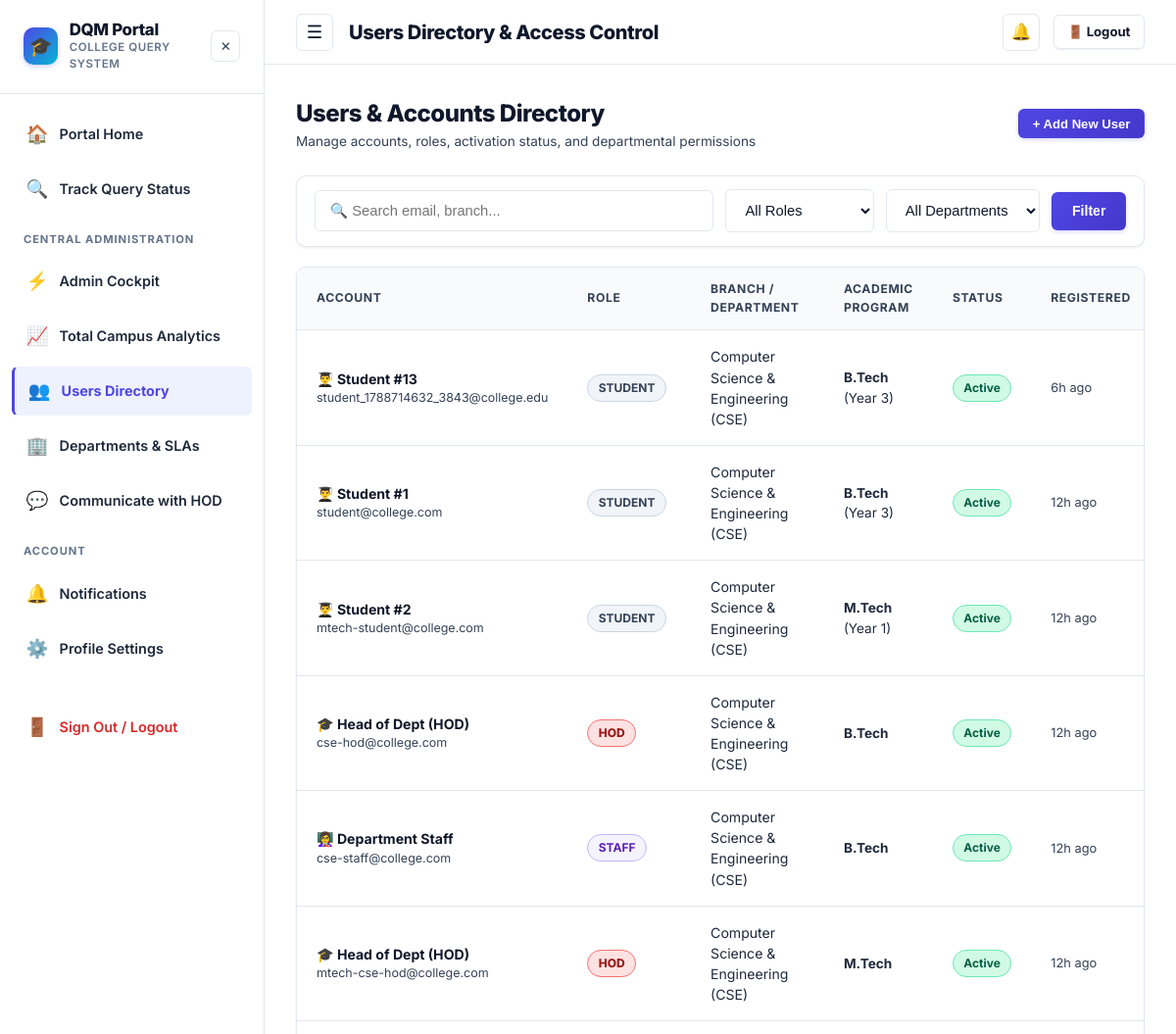
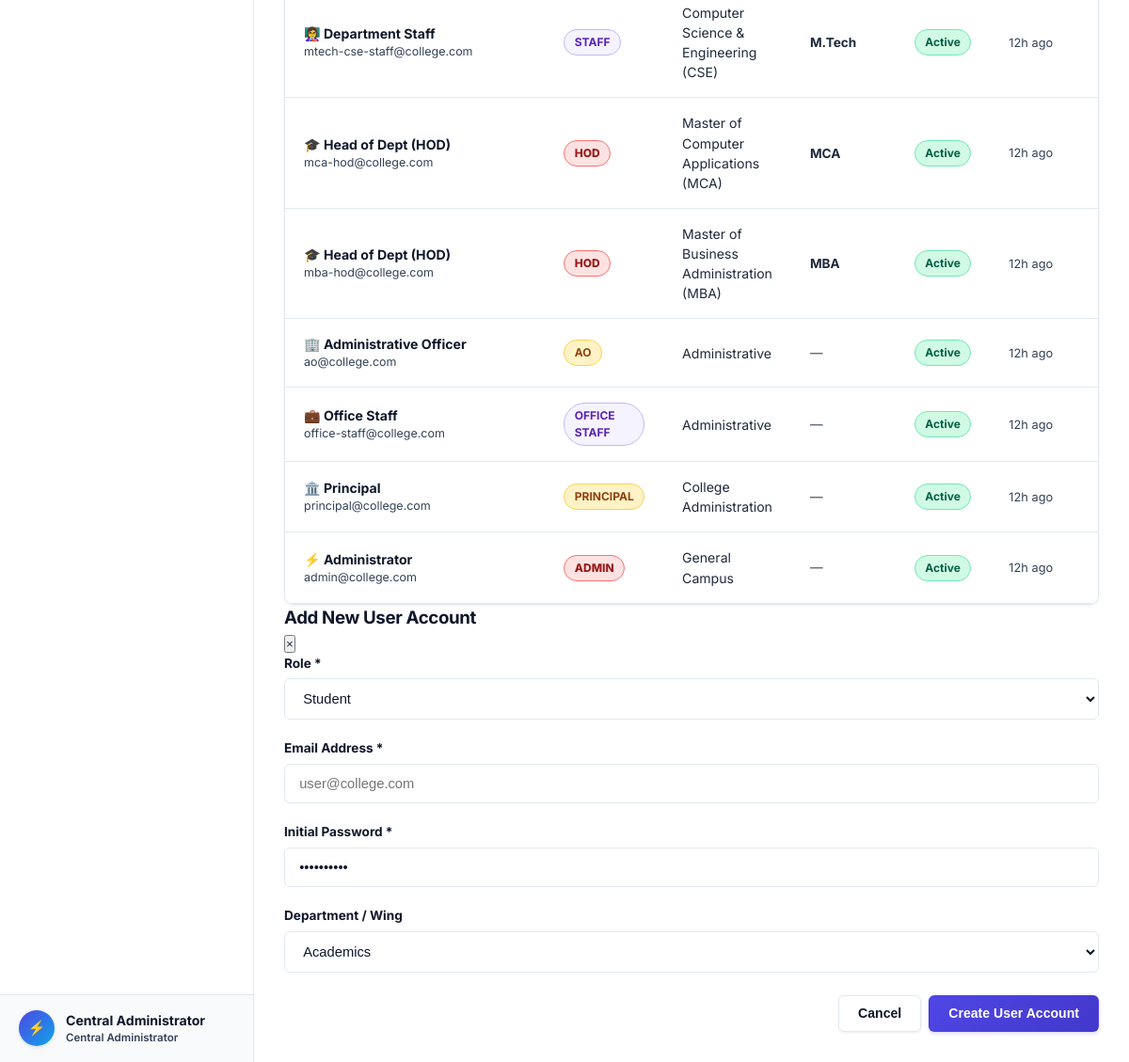
Screenshot of /admin/users (signed in) with the database file from the repository (2 pictures, top to bottom).
### tables this page shows
CREATE TABLE users (
    id INTEGER PRIMARY KEY AUTOINCREMENT,
    name TEXT DEFAULT 'Anonymous User',
    email TEXT NOT NULL UNIQUE,
    password_hash TEXT NOT NULL,
    role TEXT NOT NULL DEFAULT 'student',
    level TEXT,
    department TEXT,
    course TEXT,
    year INTEGER,
    phone TEXT,
    roll_no TEXT,
    designation TEXT,
    is_active INTEGER DEFAULT 1,
    last_active_at TIMESTAMP DEFAULT CURRENT_TIMESTAMP,
    created_at TIMESTAMP DEFAULT CURRENT_TIMESTAMP
);

### app.py (the view, shortened to what this page needs)
@app.route('/admin/users', methods=['GET', 'POST'])
@login_required
@role_required(['admin', 'principal'])
def admin_users():
    db = get_db()
    role_filter = request.args.get('role', '')
    dept_filter = request.args.get('department', '')
    search = request.args.get('search', '').strip()
    sql = "SELECT * FROM users WHERE 1=1"
    params = []
    if role_filter:
        sql += " AND role = ?"
        params.append(role_filter)
    if dept_filter:
        sql += " AND department = ?"
        params.append(dept_filter)
    if search:
        sql += " AND (name LIKE ? OR email LIKE ? OR roll_no LIKE ?)"
        term = f"%{search}%"
        params.extend([term, term, term])
    sql += " ORDER BY created_at DESC"
    users = db.execute(sql, params).fetchall()
    return render_template(
        'users.html',
        users=users,
        current_role=role_filter,
        current_dept=dept_filter,
        search=search
    )

### app.py (called while the page is built)
def login_required(f):
    @wraps(f)
    def decorated_function(*args, **kwargs):
        user = get_current_user()
        if not user:
            session.clear()
            flash('Please log in to access this page.', 'warning')
            return redirect(url_for('login', next=request.url))
        return f(*args, **kwargs)
    return decorated_function

def role_required(allowed_roles):
    def decorator(f):
        @wraps(f)
        def decorated_function(*args, **kwargs):
            user = get_current_user()
            if not user:
                session.clear()
                flash('Please log in to access this page.', 'warning')
                return redirect(url_for('login'))
            if user['role'] not in allowed_roles and user['role'] not in ['admin', 'principal']:
                flash('You do not have permission to access that resource.', 'danger')
                return redirect(url_for('dashboard'))
            return f(*args, **kwargs)
        return decorated_function
    return decorator

def get_current_user():
    if 'user_id' in session:
        db = get_db()
        user = db.execute('SELECT * FROM users WHERE id = ?', (session['user_id'],)).fetchone()
        if not user or not user['is_active']:
            session.clear()
            return None
        return dict(user)
    return None

### database.py (called while the page is built)
def get_db():
    if 'db' not in g:
        g.db = sqlite3.connect(
            current_app.config['DATABASE'],
            detect_types=sqlite3.PARSE_DECLTYPES
        )
        g.db.row_factory = sqlite3.Row
        g.db.execute("PRAGMA foreign_keys = ON")
        init_db(g.db)
    return g.db

### models.py (called while the page is built)
def init_db(db_conn):
    db_conn.executescript(SCHEMA)
    check_and_migrate_db(db_conn)
    db_conn.commit()

### templates/users.html (shortened to what this page needs)
{% extends 'base.html' %}
{% block page_title %}Users Directory & Access Control{% endblock %}
{% block content %}
<div style="max-width: 1200px; margin: 0 auto;">
  <div style="display: flex; justify-content: space-between; align-items: center; margin-bottom: 1.5rem; flex-wrap: wrap; gap: 1rem;">
    <div>
      <h1 style="font-size: 1.5rem; font-weight: 800; color: var(--text-main); margin: 0;">Users & Accounts Directory</h1>
      <p style="font-size: 0.85rem; color: var(--text-muted); margin: 0;">Manage accounts, roles, activation status, and departmental permissions</p>
    </div>
    <button type="button" class="btn btn-primary btn-sm" onclick="document.getElementById('createUserModal').style.display='block'">
      + Add New User
    </button>
  </div>
  <form method="GET" action="{{ url_for('admin_users') }}" class="filter-bar">
    <div style="flex-grow: 1; min-width: 240px;">
      <input type="text" name="search" class="form-control" placeholder="🔍 Search email, branch..." value="{{ search }}">
    </div>
    <div>
      <select name="role" class="form-control" onchange="this.form.submit()">
        <option value="">All Roles</option>
      </select>
    </div>
    <div>
      <select name="department" class="form-control" onchange="this.form.submit()">
        <option value="">All Departments</option>
      </select>
    </div>
    <button type="submit" class="btn btn-primary">Filter</button>
  </form>
  <div class="table-container">
    <table class="table">
      <thead>
        <tr>
          <th>Account</th>
          <th>Role</th>
          <th>Branch / Department</th>
          <th>Academic Program</th>
          <th>Status</th>
          <th>Registered</th>
        </tr>
      </thead>
      <tbody>
        {% if users %}
          {% for u in users %}
          <tr>
            <td>
              <div style="font-weight: 700; color: var(--text-main);">
                {% if u.role == 'student' %}👨‍🎓 Student #{{ u.id }}
                {% elif u.role == 'office_staff' %}💼 Office Staff
                {% elif u.role == 'staff' %}👩‍🏫 Department Staff
                {% elif u.role == 'hod' %}🎓 Head of Dept (HOD)
                {% elif u.role == 'ao' %}🏢 Administrative Officer
                {% elif u.role == 'principal' %}🏛️ Principal
                {% elif u.role == 'faculty' %}👩‍🏫 Faculty Member
                {% else %}⚡ Administrator{% endif %}
              </div>
              <div style="font-size: 0.78rem; color: var(--text-muted);">{{ u.email }}</div>
            </td>
            <td>
              <span class="badge badge-sm {% if u.role == 'student' %}badge-low{% elif u.role in ['staff', 'office_staff'] %}badge-status-assigned{% elif u.role == 'hod' %}badge-urgent{% elif u.role in ['ao', 'principal'] %}badge-medium{% else %}badge-urgent{% endif %}">
                {{ u.role | replace('_', ' ') | upper }}
              </span>
            </td>
            <td>{{ u.department or 'General Campus' }}</td>
            <td style="font-size: 0.85rem;">
              {% if u.course %}
                <strong>{{ u.course }}</strong> {% if u.year %}(Year {{ u.year }}){% endif %}
              {% else %}
                <span style="color: var(--text-muted);">—</span>
              {% endif %}
            </td>
            <td>
              {% if u.is_active %}
                <span class="badge badge-status-resolved">Active</span>
              {% else %}
                <span class="badge badge-status-reopened">Deactivated</span>
              {% endif %}
            </td>
            <td style="font-size: 0.8rem; color: var(--text-muted);">{{ u.created_at | timeago }}</td>
          </tr>
          {% endfor %}
        {% else %}
          <tr>
            <td colspan="7" style="text-align: center; padding: 2rem; color: var(--text-muted);">
              No users matching this search or filter criteria.
            </td>
          </tr>
        {% endif %}
      </tbody>
    </table>
  </div>
</div>
<div id="createUserModal" class="modal">
  <div class="modal-content">
    <div class="modal-header">
      <h3>Add New User Account</h3>
      <button class="modal-close" onclick="document.getElementById('createUserModal').style.display='none'">&times;</button>
    </div>
    <form method="POST" action="{{ url_for('admin_users') }}">
      <div class="form-group">
        <label class="form-label">Role *</label>
        <select name="role" class="form-control" required>
          <option value="student">Student</option>
        </select>
      </div>
      <div class="form-group">
        <label class="form-label">Email Address *</label>
        <input type="email" name="email" class="form-control" placeholder="user@college.com" required>
      </div>
      <div class="form-group">
        <label class="form-label">Initial Password *</label>
        <input type="password" name="password" class="form-control" value="college123" required>
      </div>
      <div class="form-group">
        <label class="form-label">Department / Wing</label>
        <select name="department" class="form-control">
          {% for d in DEPARTMENTS %}
          <option value="{{ d }}">{{ d }}</option>
          {% endfor %}
        </select>
      </div>
      <div style="display: flex; gap: 0.5rem; justify-content: flex-end; margin-top: 1.5rem;">
        <button type="button" class="btn btn-secondary" onclick="document.getElementById('createUserModal').style.display='none'">Cancel</button>
        <button type="submit" class="btn btn-primary">Create User Account</button>
      </div>
    </form>
  </div>
</div>
{% endblock %}

### templates/base.html (shortened to what this page needs)
<!DOCTYPE html>
<html lang="en">
<head>
  <link rel="stylesheet" href="{{ url_for('static', filename='css/style.css') }}">
</head>
<body data-user-role="{{ current_user.role if current_user else '' }}" data-user-dept="{{ current_user.department if current_user else '' }}" data-user-id="{{ current_user.id if current_user else '' }}">
  <div class="app-container">
    {% if current_user %}
    <aside class="sidebar" id="appSidebar">
      <div class="sidebar-header">
        <a href="{{ url_for('index') }}" class="sidebar-brand-wrapper" style="text-decoration: none; color: inherit;">
          <div class="sidebar-logo">🎓</div>
          <div class="sidebar-brand">
            <h2>DQM Portal</h2>
            <p>College Query System</p>
          </div>
        </a>
        <button type="button" class="sidebar-close-btn" id="sidebarCloseBtn" title="Close Navigation" aria-label="Close Navigation">
          ✕
        </button>
      </div>
      <nav class="sidebar-nav">
        {% if current_user.role == 'principal' %}
        <div class="nav-section-title">Principal Navigation</div>
        <a href="{{ url_for('index') }}" class="nav-item {% if request.endpoint == 'index' %}active{% endif %}">
          <span class="icon">🏠</span> Portal Home
        </a>
        <a href="{{ url_for('department_dashboard', dept='Others') }}" class="nav-item {% if request.endpoint == 'department_dashboard' %}active{% endif %}">
          <span class="icon">📥</span> Received Queries
        </a>
        <a href="{{ url_for('track_query') }}" class="nav-item {% if request.endpoint == 'track_query' %}active{% endif %}">
          <span class="icon">🔍</span> Track Status
        </a>
        <a href="{{ url_for('admin_analytics') }}" class="nav-item {% if request.endpoint in ['admin_analytics', 'hod_analytics'] %}active{% endif %}">
          <span class="icon">📊</span> Analysis
        </a>
        <a href="{{ url_for('admin_users') }}" class="nav-item {% if request.endpoint == 'admin_users' %}active{% endif %}">
          <span class="icon">👥</span> Users
        </a>
        <a href="{{ url_for('admin_communicate_hod') }}" class="nav-item {% if request.endpoint == 'admin_communicate_hod' %}active{% endif %}">
          <span class="icon">💬</span> Communicate with HOD
        </a>
        {% else %}
        <a href="{{ url_for('index') }}" class="nav-item {% if request.endpoint == 'index' %}active{% endif %}">
          <span class="icon">🏠</span> Portal Home
        </a>
        <a href="{{ url_for('track_query') }}" class="nav-item {% if request.endpoint == 'track_query' %}active{% endif %}">
          <span class="icon">🔍</span> Track Query Status
        </a>
        {% if current_user.role == 'admin' %}
        <div class="nav-section-title">Central Administration</div>
        <a href="{{ url_for('admin_dashboard') }}" class="nav-item {% if request.endpoint == 'admin_dashboard' %}active{% endif %}">
          <span class="icon">⚡</span> Admin Cockpit
        </a>
        <a href="{{ url_for('admin_analytics') }}" class="nav-item {% if request.endpoint == 'admin_analytics' %}active{% endif %}">
          <span class="icon">📈</span> Total Campus Analytics
        </a>
        <a href="{{ url_for('admin_users') }}" class="nav-item {% if request.endpoint == 'admin_users' %}active{% endif %}">
          <span class="icon">👥</span> Users Directory
        </a>
        <a href="{{ url_for('admin_departments') }}" class="nav-item {% if request.endpoint == 'admin_departments' %}active{% endif %}">
          <span class="icon">🏢</span> Departments & SLAs
        </a>
        <a href="{{ url_for('admin_communicate_hod') }}" class="nav-item {% if request.endpoint == 'admin_communicate_hod' %}active{% endif %}">
          <span class="icon">💬</span> Communicate with HOD
        </a>
        {% endif %}
        {% endif %}
        <div class="nav-section-title">Account</div>
        <a href="{{ url_for('notifications') }}" class="nav-item {% if request.endpoint == 'notifications' %}active{% endif %}">
          <span class="icon">🔔</span> Notifications
        </a>
        <a href="{{ url_for('profile') }}" class="nav-item {% if request.endpoint == 'profile' %}active{% endif %}">
          <span class="icon">⚙️</span> Profile Settings
        </a>
        <a href="{{ url_for('logout') }}" class="nav-item nav-item-logout" style="margin-top: 1.5rem;">
          <span class="icon">🚪</span> Sign Out / Logout
        </a>
      </nav>
      <div class="sidebar-footer">
        <div class="user-avatar-circle">
          {% if current_user.role == 'student' %}👨‍🎓{% elif current_user.role == 'hod' %}🎓{% elif current_user.role == 'ao' %}🏢{% elif current_user.role == 'office_staff' %}💼{% elif current_user.role == 'principal' %}🏛️{% elif current_user.role in ['staff', 'faculty'] %}👩‍🏫{% else %}⚡{% endif %}
        </div>
        <div style="flex-grow: 1; overflow: hidden;">
          <div style="font-size: 0.88rem; font-weight: 700; color: var(--text-main); white-space: nowrap; overflow: hidden; text-overflow: ellipsis;">
            {% if current_user.role == 'student' %}Student
            {% elif current_user.role == 'office_staff' %}Office Staff
            {% elif current_user.role in ['staff', 'faculty'] %}Department Staff
            {% elif current_user.role == 'hod' %}Head of Dept (HOD)
            {% elif current_user.role == 'ao' %}Administrative Officer (AO)
            {% elif current_user.role == 'principal' %}Principal
            {% else %}Central Administrator{% endif %}
          </div>
          <div style="font-size: 0.72rem; color: var(--text-muted); font-weight: 600;">
            {% if current_user.role == 'student' %}
              {{ current_user.course or 'Campus' }}{% if current_user.year %} (Yr {{ current_user.year }}){% endif %}
            {% elif current_user.role in ['ao', 'principal', 'admin'] %}
              {{ current_user.designation or 'Campus Administration' }}
            {% elif current_user.role == 'office_staff' %}
              Administrative Department
            {% else %}
              {{ current_user.department or 'Campus Support' }}
            {% endif %}
          </div>
        </div>
      </div>
    </aside>
    {% endif %}
    <div class="main-content">
      {% if current_user %}
      <header class="topbar">
        <div class="topbar-left">
          <button class="sidebar-toggle-btn" id="sidebarToggle" title="Toggle Navigation Menu" aria-label="Toggle Navigation Menu">
            ☰
          </button>
          <div class="topbar-title">{% block page_title %}Dashboard{% endblock %}</div>
        </div>
        <div class="topbar-right">
          <div class="notif-wrapper">
            <button class="notif-btn" id="notifBtn" aria-label="Notifications" title="Notifications">
              🔔
            </button>
          </div>
          <a href="{{ url_for('logout') }}" class="btn btn-secondary btn-sm" title="Sign Out of Portal" style="font-weight: 700;">
            🚪 Logout
          </a>
        </div>
      </header>
      {% endif %}
      <main class="page-body">
        {% block content %}{% endblock %}
      </main>
    </div>
  </div>
</body>
</html>

### rows the page displays
users: designation "Central Administrator", shows "⚡ Administrator", email "admin@college.com", role "ADMIN", department "General Campus", is_active "Active", created_at "12h ago"
users: id "13", email "student_1788714632_3843@college.edu", role "STUDENT", department "Computer Science & Engineering (CSE)", course "B.Tech", year "3", is_active "Active", created_at "6h ago"
users: id "1", email "student@college.com", role "STUDENT", department "Computer Science & Engineering (CSE)", course "B.Tech", year "3", is_active "Active", created_at "12h ago"
users: id "2", email "mtech-student@college.com", role "STUDENT", department "Computer Science & Engineering (CSE)", course "M.Tech", year "1", is_active "Active", created_at "12h ago"
users: shows "🎓 Head of Dept (HOD)", email "cse-hod@college.com", role "HOD", department "Computer Science & Engineering (CSE)", course "B.Tech", is_active "Active", created_at "12h ago"
users: shows "👩‍🏫 Department Staff", email "cse-staff@college.com", role "STAFF", department "Computer Science & Engineering (CSE)", course "B.Tech", is_active "Active", created_at "12h ago"
users: shows "🎓 Head of Dept (HOD)", email "mtech-cse-hod@college.com", role "HOD", department "Computer Science & Engineering (CSE)", course "M.Tech", is_active "Active", created_at "12h ago"
users: shows "👩‍🏫 Department Staff", email "mtech-cse-staff@college.com", role "STAFF", department "Computer Science & Engineering (CSE)", course "M.Tech", is_active "Active", created_at "12h ago"
users: shows "🎓 Head of Dept (HOD)", email "mca-hod@college.com", role "HOD", department "Master of Computer Applications (MCA)", course "MCA", is_active "Active", created_at "12h ago"
users: shows "🎓 Head of Dept (HOD)", email "mba-hod@college.com", role "HOD", department "Master of Business Administration (MBA)", course "MBA", is_active "Active", created_at "12h ago"
users: shows "🏢 Administrative Officer", email "ao@college.com", role "AO", department "Administrative", is_active "Active", created_at "12h ago"
users: shows "💼 Office Staff", email "office-staff@college.com", role "OFFICE STAFF", department "Administrative", is_active "Active", created_at "12h ago"
users: shows "🏛️ Principal", email "principal@college.com", role "PRINCIPAL", department "College Administration", is_active "Active", created_at "12h ago"

### other values shown
form field department "Academics"
